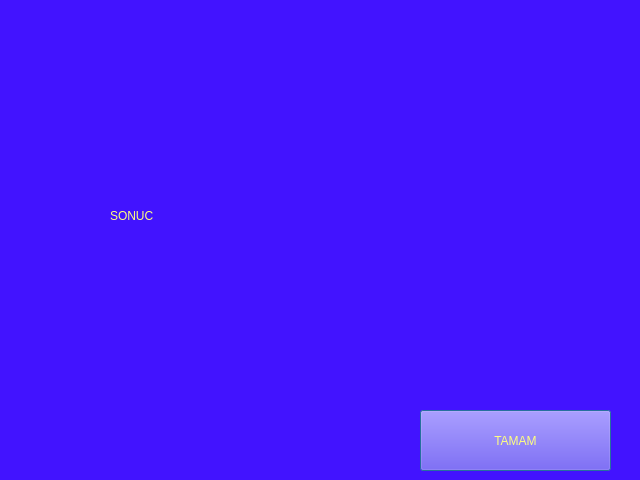
<?xml version="1.0" encoding="UTF-8"?>
<ui version="4.0">
 <class>Dialog</class>
 <widget class="QDialog" name="Dialog">
  <property name="geometry">
   <rect>
    <x>0</x>
    <y>0</y>
    <width>640</width>
    <height>480</height>
   </rect>
  </property>
  <property name="windowTitle">
   <string>Dialog</string>
  </property>
  <property name="styleSheet">
   <string notr="true">background-color: rgb(66, 19, 255);
color: rgb(255, 255, 127);
font: oblique 20pt &quot;Subpear&quot;;</string>
  </property>
  <widget class="QLabel" name="label">
   <property name="geometry">
    <rect>
     <x>110</x>
     <y>170</y>
     <width>401</width>
     <height>91</height>
    </rect>
   </property>
   <property name="text">
    <string>SONUC</string>
   </property>
  </widget>
  <widget class="QPushButton" name="btn_ok">
   <property name="geometry">
    <rect>
     <x>420</x>
     <y>410</y>
     <width>191</width>
     <height>61</height>
    </rect>
   </property>
   <property name="text">
    <string>TAMAM</string>
   </property>
  </widget>
 </widget>
 <resources/>
 <connections>
  <connection>
   <sender>btn_ok</sender>
   <signal>clicked()</signal>
   <receiver>Dialog</receiver>
   <slot>kapat()</slot>
   <hints>
    <hint type="sourcelabel">
     <x>514</x>
     <y>437</y>
    </hint>
    <hint type="destinationlabel">
     <x>585</x>
     <y>312</y>
    </hint>
   </hints>
  </connection>
 </connections>
 <slots>
  <slot>kapat()</slot>
 </slots>
</ui>
